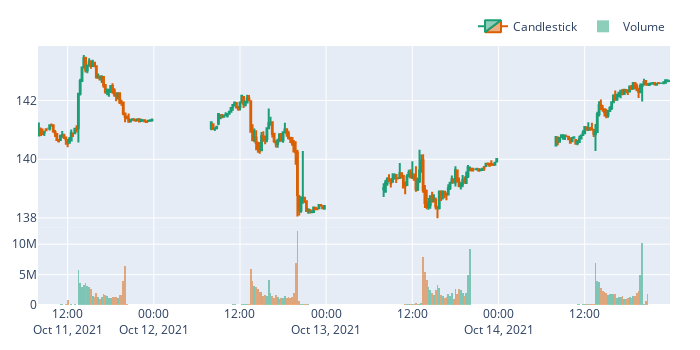

The code cell stored with this chart in its notebook:
### Code cell
symbol = 'AAPL'
data = vbt.AlpacaData.download(symbol,
                               start='2021-10-10',
                               end='2021-10-15',
                               limit=1000,
                               timeframe='15m')
inspect.signature(data.get().vbt.ohlcv.plot)
data.get().vbt.ohlcv.plot(plot_type='candlestick')

### Figure 1 — Plotly figure (JSON) as saved in the notebook; plotly's stock layout.template omitted (floating-point values rounded to 4 significant figures; data arrays with more than 128 entries replaced by an {"elided": "..."} marker saying what was removed)
{"data": [{"close": {"elided": "256 float values"}, "decreasing": {"line": {"color": "#d95f02"}}, "high": {"elided": "256 float values"}, "increasing": {"line": {"color": "#1b9e76"}}, "low": {"elided": "256 float values"}, "name": "Candlestick", "open": {"elided": "256 float values"}, "x": {"elided": "256 str values"}, "type": "candlestick", "uid": "a88e81d0-ad4e-4ae1-af36-49b8059fc48c", "xaxis": "x", "yaxis": "y"}, {"marker": {"color": {"elided": "256 str values"}, "line": {"width": 0}}, "name": "Volume", "opacity": 0.5, "x": {"elided": "256 str values"}, "y": {"elided": "256 float values"}, "type": "bar", "uid": "aa43dce8-ea1f-4500-a6d2-f5b316b57ad6", "xaxis": "x2", "yaxis": "y2"}], "layout": {"xaxis": {"anchor": "y", "domain": [0.0, 1.0], "matches": "x2", "showticklabels": false, "rangeslider": {"visible": false}, "showgrid": true}, "yaxis": {"anchor": "x", "domain": [0.3, 1.0], "showgrid": true}, "xaxis2": {"anchor": "y2", "domain": [0.0, 1.0], "showgrid": true}, "yaxis2": {"anchor": "x2", "domain": [0.0, 0.3], "showgrid": true}, "margin": {"t": 30, "b": 30, "l": 30, "r": 30}, "legend": {"orientation": "h", "yanchor": "bottom", "y": 1.02, "xanchor": "right", "x": 1, "traceorder": "normal"}, "width": 700, "height": 350, "showlegend": true, "bargap": 0}}
